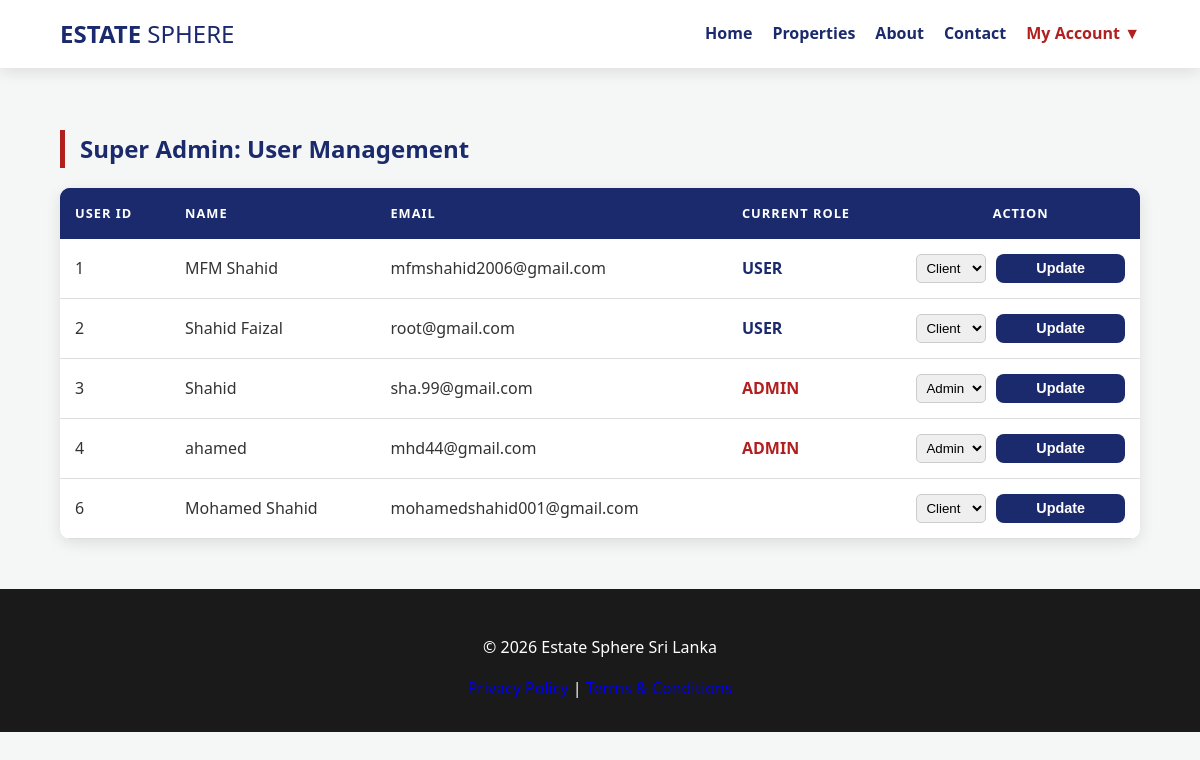
/manage-users.php (signed in), run on the app's committed database.
### tables this page shows
CREATE TABLE `users` (
  `user_id` int(11) NOT NULL,
  `full_name` varchar(100) DEFAULT NULL,
  `email` varchar(100) DEFAULT NULL,
  `password` varchar(255) DEFAULT NULL,
  `role` enum('admin','user','super_admin') DEFAULT 'user',
  `created_at` timestamp NOT NULL DEFAULT current_timestamp()
);

### manage-users.php (the view, shortened to what this page needs)
<?php
include('header.php');
?>
<div class="container" style="margin-top: 50px; margin-bottom: 50px;">
    <h2 style="color: var(--navy); border-left: 5px solid var(--crimson); padding-left: 15px;">Super Admin: User Management</h2>
    <table style="width: 100%; border-collapse: collapse; margin-top: 20px; background: white; box-shadow: var(--shadow);">
        <tr style="background: var(--navy); color: white;">
            <th style="padding: 15px; text-align: left;">User ID</th>
            <th style="padding: 15px; text-align: left;">Name</th>
            <th style="padding: 15px; text-align: left;">Email</th>
            <th style="padding: 15px; text-align: left;">Current Role</th>
            <th style="padding: 15px; text-align: center;">Action</th>
        </tr>
        <?php
        $current_user = $_SESSION['user_id'];
        $user_query = mysqli_query($conn, "SELECT * FROM users WHERE user_id != '$current_user'");
        while ($user = mysqli_fetch_assoc($user_query)): ?>
            <tr style="border-bottom: 1px solid #eee;">
                <td style="padding: 15px;"><?php echo $user['user_id']; ?></td>
                <td style="padding: 15px;"><?php echo htmlspecialchars($user['full_name']); ?></td>
                <td style="padding: 15px;"><?php echo htmlspecialchars($user['email']); ?></td>
                <td style="padding: 15px;">
                    <strong style="color: <?php echo ($user['role'] == 'admin') ? 'var(--crimson)' : 'var(--navy)'; ?>;">
                        <?php echo strtoupper($user['role']); ?>
                    </strong>
                </td>
                <td style="padding: 15px; text-align: center;">
                    <form method="POST" action="" style="margin: 0; display: flex; gap: 10px; justify-content: center;">
                        <select name="new_role" style="padding: 5px; border-radius: 5px; border: 1px solid #ccc;">
                            <option value="client" <?php echo ($user['role'] == 'client') ? 'selected' : ''; ?>>Client</option>
                            <option value="admin" <?php echo ($user['role'] == 'admin') ? 'selected' : ''; ?>>Admin</option>
                        </select>
                        <button type="submit" name="update_role" class="btn-main" style="padding: 5px 15px; margin: 0; font-size: 0.9rem;">Update</button>
                    </form>
                </td>
            </tr>
        <?php endwhile; ?>
    </table>
</div>
<?php include('footer.php'); ?>

### style.css (style rules this page uses)
:root { --bg-color: #f4f7f6; --card-bg: #ffffff; --text-main: #333333; --navy: #1a2a6c; --crimson: #b21f1f; --success: #2ecc71; --light: #f4f7f6; --white: #ffffff; --shadow: 0 4px 15px rgba(0, 0, 0, 0.1); --border-color: #dddddd; }
body { font-family: 'Segoe UI', Tahoma, sans-serif; background-color: var(--bg-color); margin: 0; padding-top: 80px; color: var(--text-main); line-height: 1.6; transition: background 0.3s ease, color 0.3s ease; }
.container { width: 90%; max-width: 1200px; margin: auto; }
.btn-main { background: var(--navy); color: white; border: none; padding: 12px 25px; border-radius: 8px; cursor: pointer; font-weight: bold; width: 100%; transition: 0.3s; text-align: center; }
table { border-collapse: separate; border-spacing: 0; width: 100%; margin-top: 20px; border-radius: 10px; overflow: hidden; background: var(--card-bg); transition: background 0.3s ease; }
table th { background-color: var(--navy); color: white; padding: 15px; text-transform: uppercase; font-size: 0.8rem; letter-spacing: 1px; }
table td { padding: 15px; border-bottom: 1px solid var(--border-color); color: var(--text-main); }

### data on the page
users: user_id "1", full_name "MFM Shahid", email "mfmshahid2006@gmail.com", role "USER"
users: user_id "2", full_name "Shahid Faizal", email "root@gmail.com", role "USER"
users: user_id "3", full_name "Shahid", email "sha.99@gmail.com", role "ADMIN", new_role "Admin"
users: user_id "4", full_name "ahamed", email "mhd44@gmail.com", role "ADMIN", new_role "Admin"
users: user_id "6", full_name "Mohamed Shahid", email "mohamedshahid001@gmail.com"
